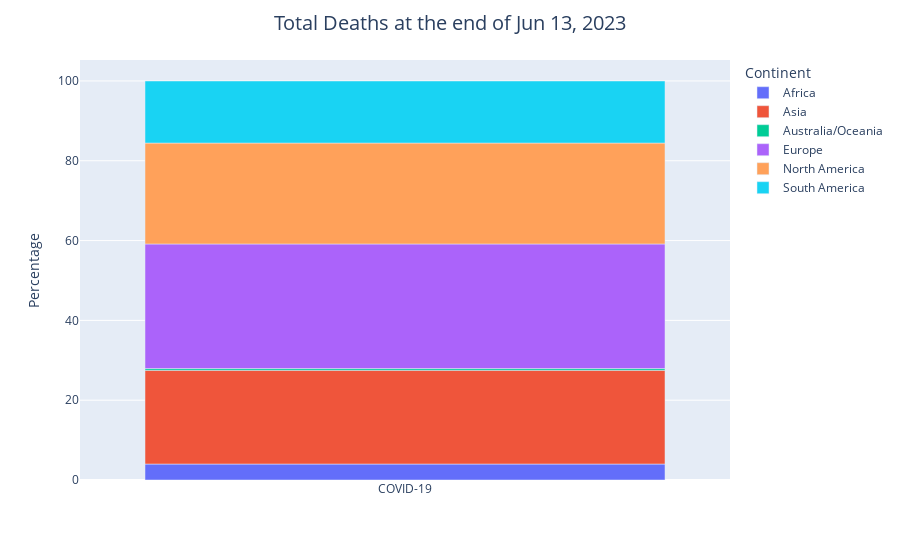

Write notebook code for a chart like this one.
### Code cell
continent_visualization(deaths_vis_list)

### Figure 1 — Plotly figure (JSON) as saved in the notebook; plotly's stock layout.template omitted (floating-point values rounded to 4 significant figures)
{"data": [{"alignmentgroup": "True", "customdata": [[258597]], "hovertemplate": "Continent=Africa<br>Virus=%{x}<br>Percentage=%{y}<br>Total Deaths=%{customdata[0]}<extra></extra>", "legendgroup": "Africa", "marker": {"color": "#636efa"}, "name": "Africa", "offsetgroup": "Africa", "orientation": "v", "showlegend": true, "textposition": "auto", "type": "bar", "x": ["COVID-19"], "xaxis": "x", "y": [4.0], "yaxis": "y"}, {"alignmentgroup": "True", "customdata": [[1518295]], "hovertemplate": "Continent=Asia<br>Virus=%{x}<br>Percentage=%{y}<br>Total Deaths=%{customdata[0]}<extra></extra>", "legendgroup": "Asia", "marker": {"color": "#EF553B"}, "name": "Asia", "offsetgroup": "Asia", "orientation": "v", "showlegend": true, "textposition": "auto", "type": "bar", "x": ["COVID-19"], "xaxis": "x", "y": [23.48], "yaxis": "y"}, {"alignmentgroup": "True", "customdata": [[28557]], "hovertemplate": "Continent=Australia/Oceania<br>Virus=%{x}<br>Percentage=%{y}<br>Total Deaths=%{customdata[0]}<extra></extra>", "legendgroup": "Australia/Oceania", "marker": {"color": "#00cc96"}, "name": "Australia/Oceania", "offsetgroup": "Australia/Oceania", "orientation": "v", "showlegend": true, "textposition": "auto", "type": "bar", "x": ["COVID-19"], "xaxis": "x", "y": [0.44], "yaxis": "y"}, {"alignmentgroup": "True", "customdata": [[2019775]], "hovertemplate": "Continent=Europe<br>Virus=%{x}<br>Percentage=%{y}<br>Total Deaths=%{customdata[0]}<extra></extra>", "legendgroup": "Europe", "marker": {"color": "#ab63fa"}, "name": "Europe", "offsetgroup": "Europe", "orientation": "v", "showlegend": true, "textposition": "auto", "type": "bar", "x": ["COVID-19"], "xaxis": "x", "y": [31.23], "yaxis": "y"}, {"alignmentgroup": "True", "customdata": [[1635613]], "hovertemplate": "Continent=North America<br>Virus=%{x}<br>Percentage=%{y}<br>Total Deaths=%{customdata[0]}<extra></extra>", "legendgroup": "North America", "marker": {"color": "#FFA15A"}, "name": "North America", "offsetgroup": "North America", "orientation": "v", "showlegend": true, "textposition": "auto", "type": "bar", "x": ["COVID-19"], "xaxis": "x", "y": [25.29], "yaxis": "y"}, {"alignmentgroup": "True", "customdata": [[1005650]], "hovertemplate": "Continent=South America<br>Virus=%{x}<br>Percentage=%{y}<br>Total Deaths=%{customdata[0]}<extra></extra>", "legendgroup": "South America", "marker": {"color": "#19d3f3"}, "name": "South America", "offsetgroup": "South America", "orientation": "v", "showlegend": true, "textposition": "auto", "type": "bar", "x": ["COVID-19"], "xaxis": "x", "y": [15.55], "yaxis": "y"}], "layout": {"barmode": "relative", "legend": {"title": {"text": "Continent"}, "tracegroupgap": 0}, "margin": {"t": 60}, "title": {"font": {"size": 20}, "text": "Total Deaths at the end of Jun 13, 2023", "x": 0.5, "xanchor": "center"}, "xaxis": {"anchor": "y", "domain": [0.0, 1.0], "title": {"text": ""}}, "yaxis": {"anchor": "x", "domain": [0.0, 1.0], "title": {"text": "Percentage"}}}}
